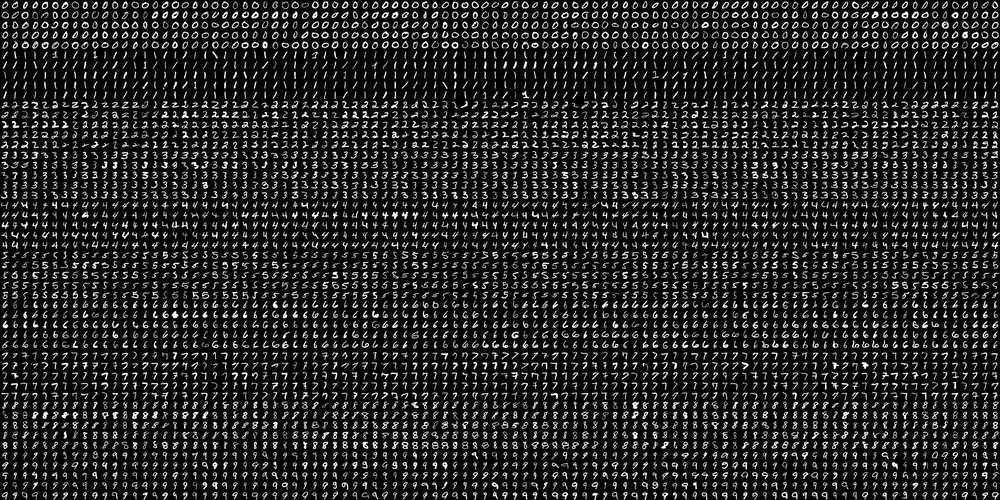
#> input picture 8-Applied ML HW 3/digits.png, 1000 x 500 px, shrunk from 2000 x 1000 before the run
$ jupyter execute P4.ipynb
#> lines starting #> are read from the running program, lines starting #| are printed output that depends on the picture
[cell 1]
from cv2 import imread, IMREAD_GRAYSCALE
from numpy import hsplit, vsplit, array
from numpy import arange, repeat, newaxis
import numpy as np
from sklearn.model_selection import train_test_split
from sklearn.linear_model import LogisticRegression
from sklearn.metrics import accuracy_score, confusion_matrix, classification_report
import matplotlib.pyplot as plt
import seaborn as sns

[cell 2]
def split_images(img_name, img_size):

#> called with img_name = 'digits.png', img_size = 20
    img = imread(img_name, IMREAD_GRAYSCALE)
#> img is the input picture: shape (500, 1000); min 0, max 255, mean 36.1

    num_rows = img.shape[0] / img_size
#> num_rows = 25
    num_cols = img.shape[1] / img_size
#> num_cols = 50

    sub_imgs = [hsplit(row, num_cols) for row in vsplit(img, num_rows)]
#> sub_imgs = 25 items

    return img, array(sub_imgs)

[cell 3]
def split_data(img_size, sub_imgs, ratio):

#> called with img_size = 20, sub_imgs = array of shape (25, 50, 20, 20), ratio = 1
    partition = int(sub_imgs.shape[1] * ratio)
#> partition = 50

    train = sub_imgs[:, :partition, :, :]
    # test = sub_imgs[:, partition:sub_imgs.shape[1], :, :]

    train_imgs = train.reshape(-1, img_size ** 2)
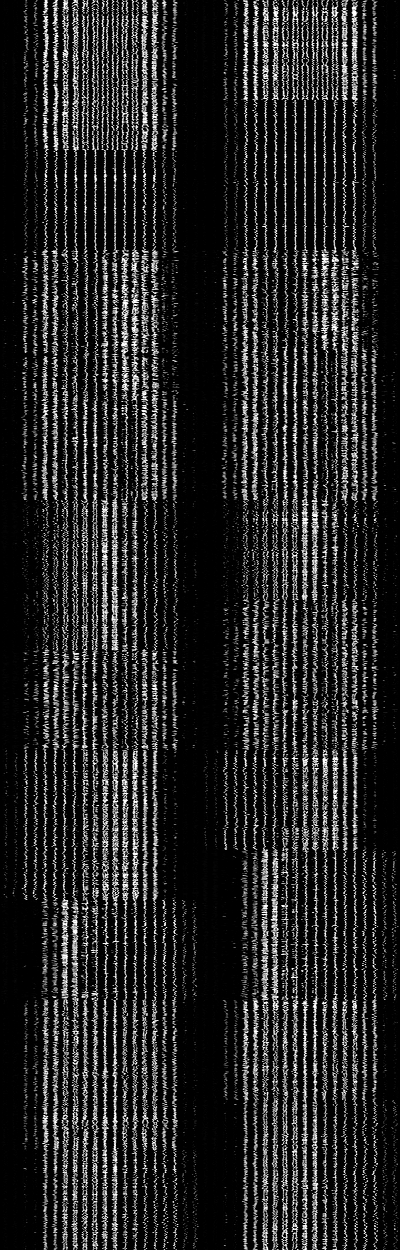
#> train_imgs: shape (1250, 400); min 0, max 255, mean 36.1
    # test_imgs = test.reshape(-1, img_size ** 2)

    labels = arange(10)
    train_labels = repeat(labels, train_imgs.shape[0] / labels.shape[0])[:, newaxis]
#> train_labels = 1250 values from 0 to 9
    # test_labels = repeat(labels, test_imgs.shape[0] / labels.shape[0])[:, newaxis]

    return train_imgs, train_labels

img, sub_imgs = split_images('digits.png', 20)

X, y = split_data(20, sub_imgs, 1.0)
#> y = 1250 values from 0 to 9

print(len(X))
#| 1250

## Train test split

[cell 4]
# Assuming 'X' contains the text data and 'y' contains the labels (positive/negative)
X_train, X_test, y_train, y_test = train_test_split(X, y, test_size=0.2, random_state=42)
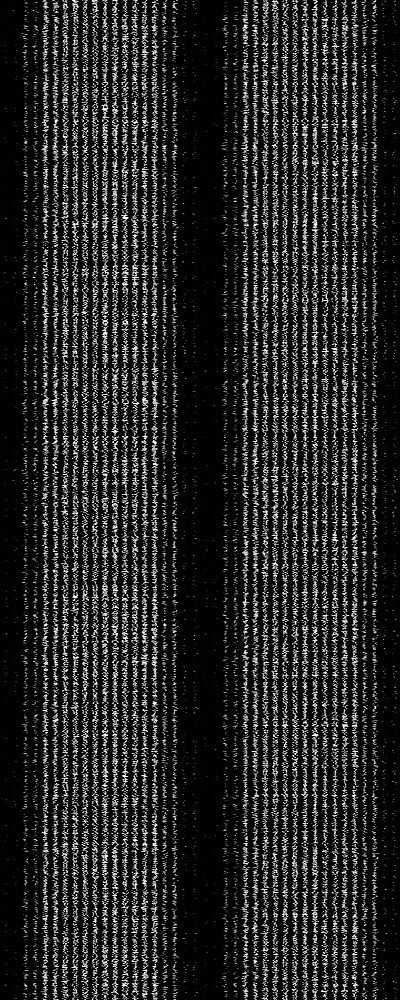
#> X_train: shape (1000, 400); min 0, max 255, mean 36.2
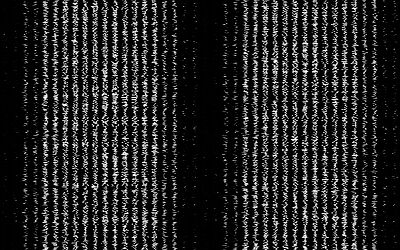
#> X_test: shape (250, 400); min 0, max 255, mean 35.5
#> y_train = 1000 values, max 9 at index 0, min 0 at index 17, mean 4.56; y_test = 250 values, max 9 at index 10, min 0 at index 7, mean 4.27

## Training a multinomial Logistic Regression

[cell 5]
# Initialize the Logistic Regression model for multi-class classification
model = LogisticRegression(multi_class='multinomial', solver='lbfgs', max_iter=1000)
# Fit the model on the training data
model.fit(X_train, y_train)

[cell 6]
# Predict the responses for the test dataset
y_pred = model.predict(X_test)
#> y_pred = 250 values, max 9 at index 1, min 0 at index 7, mean 4.36

[cell 7]
# Calculate accuracy
accuracy = accuracy_score(y_test, y_pred)
#> accuracy = 0.908
print(f"Accuracy: {accuracy:.2f}")
#| Accuracy: 0.91

[cell 8]
# Confusion matrix
conf_matrix = confusion_matrix(y_test, y_pred)
# Plot the confusion matrix
plt.figure(figsize=(8, 6))
sns.heatmap(conf_matrix, annot=True, cmap='Blues', fmt='g')
plt.xlabel('Predicted labels')
plt.ylabel('True labels')
plt.title('Confusion Matrix')
plt.show()
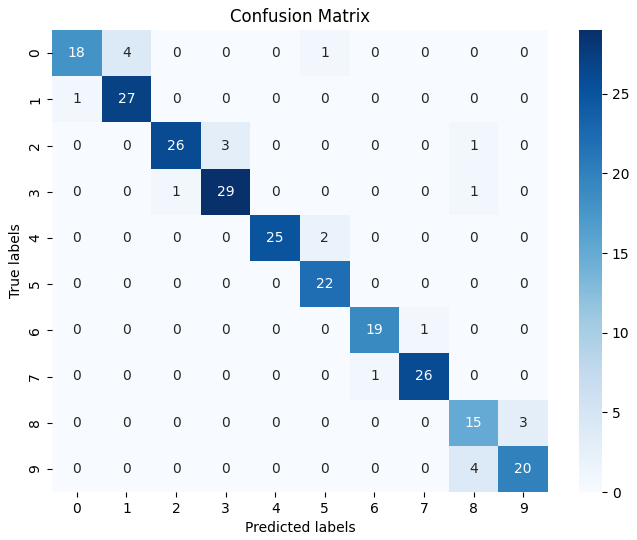
#> figure drawn by matplotlib, 2 panels
